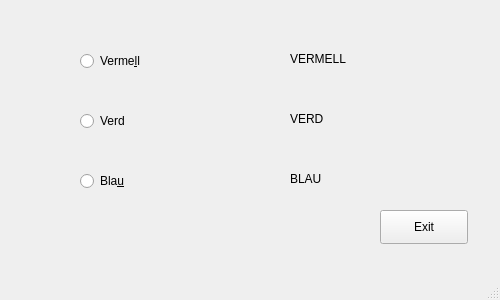
<?xml version="1.0" encoding="UTF-8"?>
<ui version="4.0">
 <class>MainWindow</class>
 <widget class="QMainWindow" name="MainWindow">
  <property name="geometry">
   <rect>
    <x>0</x>
    <y>0</y>
    <width>500</width>
    <height>300</height>
   </rect>
  </property>
  <property name="sizePolicy">
   <sizepolicy hsizetype="Expanding" vsizetype="Expanding">
    <horstretch>0</horstretch>
    <verstretch>0</verstretch>
   </sizepolicy>
  </property>
  <property name="minimumSize">
   <size>
    <width>500</width>
    <height>300</height>
   </size>
  </property>
  <property name="maximumSize">
   <size>
    <width>500</width>
    <height>300</height>
   </size>
  </property>
  <property name="windowTitle">
   <string>MainWindow</string>
  </property>
  <property name="tabShape">
   <enum>QTabWidget::Rounded</enum>
  </property>
  <widget class="QWidget" name="centralwidget">
   <widget class="QRadioButton" name="radioButton">
    <property name="geometry">
     <rect>
      <x>80</x>
      <y>50</y>
      <width>105</width>
      <height>22</height>
     </rect>
    </property>
    <property name="sizePolicy">
     <sizepolicy hsizetype="Minimum" vsizetype="Fixed">
      <horstretch>6</horstretch>
      <verstretch>0</verstretch>
     </sizepolicy>
    </property>
    <property name="text">
     <string>Verme&amp;ll</string>
    </property>
   </widget>
   <widget class="QRadioButton" name="radioButton_2">
    <property name="geometry">
     <rect>
      <x>80</x>
      <y>110</y>
      <width>105</width>
      <height>22</height>
     </rect>
    </property>
    <property name="text">
     <string>Verd</string>
    </property>
   </widget>
   <widget class="QRadioButton" name="radioButton_3">
    <property name="geometry">
     <rect>
      <x>80</x>
      <y>170</y>
      <width>105</width>
      <height>22</height>
     </rect>
    </property>
    <property name="text">
     <string>Bla&amp;u</string>
    </property>
   </widget>
   <widget class="QLabel" name="label">
    <property name="geometry">
     <rect>
      <x>290</x>
      <y>50</y>
      <width>59</width>
      <height>18</height>
     </rect>
    </property>
    <property name="frameShape">
     <enum>QFrame::NoFrame</enum>
    </property>
    <property name="frameShadow">
     <enum>QFrame::Plain</enum>
    </property>
    <property name="text">
     <string>VERMELL</string>
    </property>
    <property name="scaledContents">
     <bool>false</bool>
    </property>
   </widget>
   <widget class="QLabel" name="label_2">
    <property name="geometry">
     <rect>
      <x>290</x>
      <y>110</y>
      <width>59</width>
      <height>18</height>
     </rect>
    </property>
    <property name="text">
     <string>VERD</string>
    </property>
   </widget>
   <widget class="QLabel" name="label_3">
    <property name="geometry">
     <rect>
      <x>290</x>
      <y>170</y>
      <width>59</width>
      <height>18</height>
     </rect>
    </property>
    <property name="text">
     <string>BLAU</string>
    </property>
   </widget>
   <widget class="QPushButton" name="pushButton">
    <property name="geometry">
     <rect>
      <x>380</x>
      <y>210</y>
      <width>88</width>
      <height>34</height>
     </rect>
    </property>
    <property name="text">
     <string>Exit</string>
    </property>
   </widget>
  </widget>
  <widget class="QMenuBar" name="menubar">
   <property name="geometry">
    <rect>
     <x>0</x>
     <y>0</y>
     <width>500</width>
     <height>30</height>
    </rect>
   </property>
  </widget>
  <widget class="QStatusBar" name="statusbar"/>
 </widget>
 <resources/>
 <connections>
  <connection>
   <sender>pushButton</sender>
   <signal>clicked()</signal>
   <receiver>MainWindow</receiver>
   <slot>close()</slot>
   <hints>
    <hint type="sourcelabel">
     <x>433</x>
     <y>246</y>
    </hint>
    <hint type="destinationlabel">
     <x>249</x>
     <y>149</y>
    </hint>
   </hints>
  </connection>
 </connections>
</ui>
